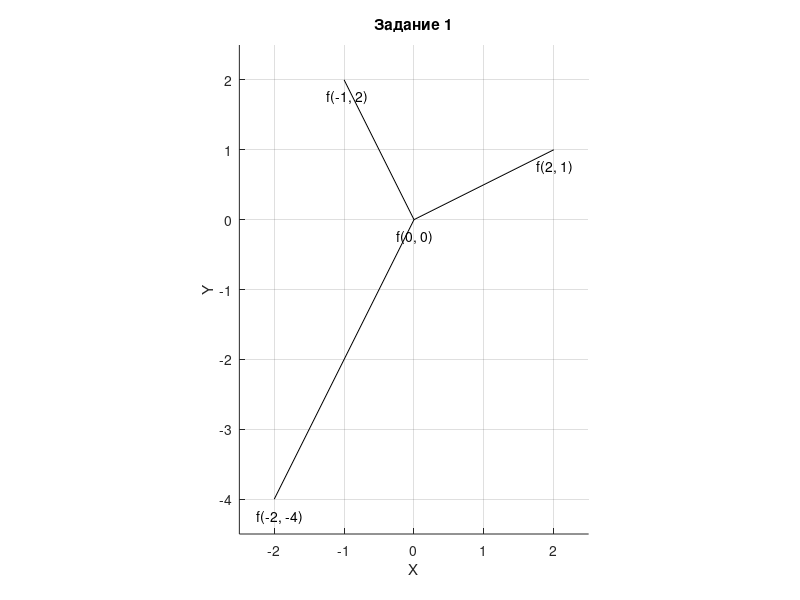
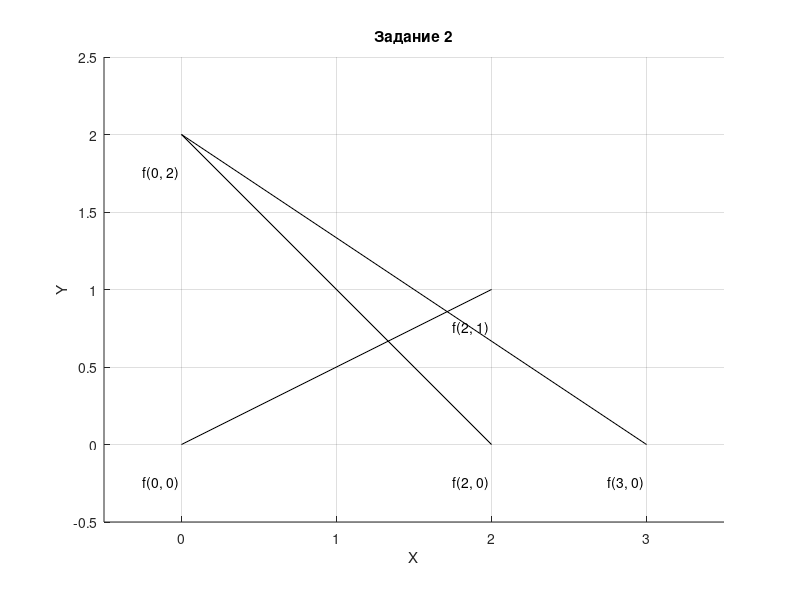
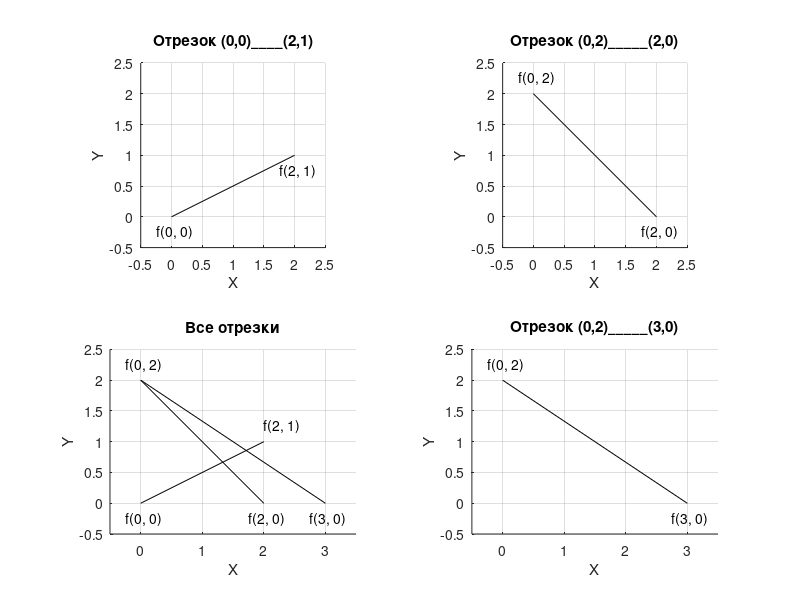
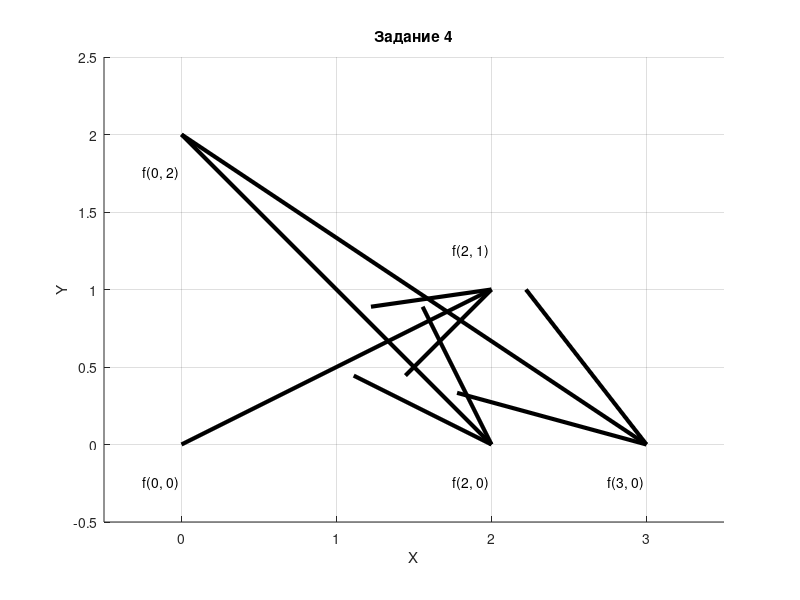

Recreate these plots in MATLAB, in order.
%% Задание 1
% Постройте три отрезка 
% (0,0)______(2,1),   (0,0)______(-1, 2),   (-2,-4)______(0,0).
figure("Name", "Задание 1", "NumberTitle","off");
title("Задание 1");
grid on;
hold on;
line([0;2],[0;1], 'Color', "k");
line([0;-1],[0;2], 'Color', "k");
line([-2,0],[-4,0], 'Color', "k");
axis equal;
axis([-2.5 2.5 -4.5 2.5]);
xlabel("X");
ylabel("Y");
text(-0.25, -0.25,"\bf(0, 0)");
text(1.75, 0.75,"\bf(2, 1)");
text(-1.25, 1.75,"\bf(-1, 2)");
text(-2.25, -4.25,"\bf(-2, -4)")

%% Задание 2
% Постройте три отрезка 
% (0,0)____(2,1),   (0,2)_____(2,0), (0,2)_____(3,0) 
% с помощью одной команды line.
figure("Name", "Задание 2", "NumberTitle","off");
title("Задание 2");
grid on;
hold on;
line([0,0,0;2,2,3],[0,2,2;1,0,0], 'Color', "k");
axis equal;
axis([-0.5 3.5 -0.5 2.5]);
xlabel("X");
ylabel("Y");
text(-0.25, -0.25,"\bf(0, 0)");
text(1.75, 0.75,"\bf(2, 1)");
text(-0.25, 1.75,"\bf(0, 2)");
text(1.75, -0.25,"\bf(2, 0)");
text(2.75, -0.25,"\bf(3, 0)")

%% Задание 3
% Создайте графическое окно для четырёх координатных плоскостей. 
% В третьей области постройте все три отрезка, в остальных - по одному. 
% Отрезки:
% (0,0)____(2,1) ,  (0,2)_____(2,0) ,  (0,2)_____(3,0) .
figure("Name", "Задание 3", "NumberTitle","off");
subplot(2, 2, 1);
title("Отрезок (0,0)____(2,1)");
grid on;
line([0;2],[0;1], 'Color', "k");
axis equal;
axis([-0.5 2.5 -0.5 2.5]);
xlabel("X");
ylabel("Y");
text(-0.25, -0.25,"\bf(0, 0)");
text(1.75, 0.75,"\bf(2, 1)");

subplot(2,2,2);
title("Отрезок (0,2)_____(2,0)");
grid on;
line([0;2],[2;0], 'Color', "k");
axis equal;
axis([-0.5 2.5 -0.5 2.5]);
xlabel("X");
ylabel("Y");
text(-0.25, 2.25,"\bf(0, 2)");
text(1.75, -0.25,"\bf(2, 0)");

subplot(2,2,3);
title("Все отрезки");
grid on;
hold on;
line([0,0,0;2,2,3],[0,2,2;1,0,0], 'Color', "k");
axis equal;
axis([-0.5 3.5 -0.5 2.5]);
xlabel("X");
ylabel("Y");
text(-0.25, -0.25,"\bf(0, 0)");
text(2, 1.25,"\bf(2, 1)");
text(-0.25, 2.25,"\bf(0, 2)");
text(1.75, -0.25,"\bf(2, 0)");
text(2.75, -0.25,"\bf(3, 0)")

subplot(2,2,4);
title("Отрезок (0,2)_____(3,0)");
grid on;
line([0;3],[2;0], 'Color', "k");
axis equal;
axis([-0.5 3.5 -0.5 2.5]);
xlabel("X");
ylabel("Y");
text(-0.25, 2.25,"\bf(0, 2)");
text(2.75, -0.25,"\bf(3, 0)");

%% Задание 4
% Постройте следующие векторы 
% (0,0)____(2,1), (0,2)_____(2,0),(0,2)_____(3,0). 
% Можно пользоваться quiver и line+plot по выбору. 
% Все векторы покрасьте в чёрный цвет, установите для них толщину 3.
figure("Name", "Задание 4", "NumberTitle","off");
title("Задание 4");
grid on;
hold on;
quiver(0,0,2,1,1,'LineWidth',3,"Color","k");
quiver(0,2,2,-2,1,'LineWidth',3,"Color","k");
quiver(0,2,3,-2,1,'LineWidth',3,"Color","k");
axis equal;
axis([-0.5 3.5 -0.5 2.5]);
xlabel("X");
ylabel("Y");
text(-0.25, -0.25,"\bf(0, 0)");
text(1.75, 1.25,"\bf(2, 1)");
text(-0.25, 1.75,"\bf(0, 2)");
text(1.75, -0.25,"\bf(2, 0)");
text(2.75, -0.25,"\bf(3, 0)")

%% Задание 5
% Изобразите векторы-орты координатных осей в пространстве:
% (орты  -  это единичные направляющие векторы) 
% (0, 0, 0) _____________(1, 0, 0)
% (0, 0, 0) _____________(0,1, 0)
% (0, 0, 0) _____________(0, 0, 1)
figure("Name", "Задание 5", "NumberTitle","off");
title("Задание 5");
grid on;
hold on;
quiver3(0,0,0,1,0,0,1);
quiver3(0,0,0,0,1,0,1);
quiver3(0,0,0,0,0,1,1);
axis equal;
axis([-0.5 1.5 -0.5 1.5 -0.5 1.5]);
xlabel("X");
ylabel("Y");
zlabel("Z");
text(-0.25, -0.25, -0.25, "\bf(0, 0, 0)");
text(1, -0.25, -0.25,"\bf(1, 0, 0)");
text(-0.25, 1.25, -0.25,"\bf(0, 1, 0)");
text(-0.25, -0.25, 1.25,"\bf(0, 0, 1)")

%% Задание 6
% Изобразите координатные оси двухмерного пространства X, Y  толщиной 3 
% (например, от 0 до 10), а орты изобразите черным цветом, толщиной 4.
figure("Name", "Задание 6", "NumberTitle","off");
title("Задание 6");
grid on;
hold on;
quiver(0,0,10,0,1,'LineWidth',3);
quiver(0,0,0,10,1,'LineWidth',3);
quiver(0,0,1,0,1,'LineWidth',4,"Color","k");
quiver(0,0,0,1,1,'LineWidth',4,"Color","k");
axis equal;
axis([-0.5 10 -0.5 10]);
text(-0.25, -0.25, "\bf(0, 0)");
text(1, 0.25,"\bf(1, 0)");
text(0.25, 1,"\bf(0, 1)");
text(-0.25, 5, "\bfY");
text(5, -0.25, "\bfX")

%% Задание 7
% Изобразите координатные оси трёхмерного пространства X, Y, Z толщиной 2 
% (например, от 0 до 10), а орты изобразите черным цветом, толщиной 4.
figure("Name", "Задание 7", "NumberTitle","off");
title("Задание 7");
grid on;
hold on;
quiver3(0,0,0,5,0,0,1,'LineWidth',2);
quiver3(0,0,0,0,5,0,1,'LineWidth',2);
quiver3(0,0,0,0,0,5,1,'LineWidth',2);
quiver3(0,0,0,1,0,0,1,'LineWidth',4,"Color","k");
quiver3(0,0,0,0,1,0,1,'LineWidth',4,"Color","k");
quiver3(0,0,0,0,0,1,1,'LineWidth',4,"Color","k");
axis equal;
axis([-0.5 7 -0.5 7 -0.5 7]);
text(-0.25, -0.25, -0.25, "\bf(0,0,0)");
text(1, 0.25, 0.25,"\bf(1,0,0)");
text(0.25, 1, 0.25,"\bf(0,1,0)");
text(0.25, 0.25, 1,"\bf(0,0,1)");
text(-0.25, 2.5, 0.25, "\bfY");
text(2.5, -0.25, 0.25,"\bfX");
text(-0.25, -0.25, 2.5, "\bfZ")

%% Задание 8
% Изобразите данные ниже отрезки, укажите координаты точек конца каждого отрезка на графике в виде (х,у). 
% С помощью команды axis([xmin xmax ymin ymax]) установите оптимальные границы координатных осей, 
% включите отображение координатной сетки, установите одинаковый масштаб по осям:
% а) line([-1;2],[ 3;-5]);    
% б) line([1,4;2,3],[-1,0;-3,-5])
figure("Name", "Задание 8", "NumberTitle","off");
title("Задание 8");
grid on;
hold on;
line([-1;2],[ 3;-5], 'Color', 'b');
line([1,4;2,3],[-1,0;-3,-5], 'Color', 'r');
axis equal;
axis([-1.5 4.5 -5.5 3.5]);
xlabel("X");
ylabel("Y");
text(-1.25, 3.25, "\bf(-1, 3)");
text(1.75, -4.75,"\bf(2, -5)");
text(0.75, -0.75,"\bf(1, -1)");
text(1.75, -3.25,"\bf(2, -3)");
text(3.75, 0.25,"\bf(4, 0)");
text(2.75, -4.75,"\bf(3, -5)");

%% Задание 9
% Изобразите правило треугольника на следующем примере.
% Даны три точки с координатами A(-2 0), B(1 2), C(1 -1). 
% Найдите векторы АВ, ВС, AC (например, АВ=В-А). 
% Убедитесь, что АВ+ВС=AC. Изобразите векторы АВ и ВС синим 
% и АС красным, выделите и обозначьте вершины (команда text).
figure("Name", "Задание 9", "NumberTitle","off");
title("Задание 9");
grid on;
hold on;
quiver(-2,0,3,2,1,'Color',"b");
quiver(1,2,0,-3,1,'Color',"b");
quiver(-2,0,3,-1,1,'Color',"r");
axis equal;
axis([-2.5 1.5 -1.5 2.5]);
xlabel("X");
ylabel("Y");plot(-2,0,'.', 'LineWidth',4)
plot(-2,0,'.', 'LineWidth',4)
plot(1,2,'.', 'LineWidth',4)
plot(1,-1,'.', 'LineWidth',4)
text(-2, -0.25, "A(-2, 0)");
text(1, 2.25, "B(1, 2)");
text(1, -1.25, "C(1, -1)");
text(-2, 1, "AB = B - A = [3;2]");
text(0.25, 0.5, "BC = C - B = [0;-3]");
text(-1, -0.75, "AC = C - A = [3;-1]");

%% Задание 10
% Дан параллелограмм ABCD, известны координаты трёх его точек: 
% A(-2 0), B(1 2), C(1 -1). Найдите координаты четвертой вершины D (x,y) 
% параллелограмма, учитывая требования к векторам ниже.
% Разбейте графическое окно на две области.
% В первом изобразите параллелограмм с помощью line ABCD, выделите и обозначьте вершины (команда text).
% Найдите векторы AB, DC, AD, BC . 
% Докажите, что пары векторов AB и DC, AD и  BC  коллинеарны, сонаправлены и равны.
% Во втором графическом окне покажите правило параллелограмма:
% AB+AD=AC.
% Изобразите векторы АВ и  AD синим и АС красным, 
% остальные стороны параллелограмма ВС и CD - чёрным.
figure("Name", "Задание 10", "NumberTitle","off");
subplot(2, 1, 1);
grid on;
hold on;
line([-2,1,-2,4;1,4,1,1],[0,2,0,1;2,1,-1,-1]);
axis equal;
axis([-2.5 4.5 -1.5 2.5]);
xlabel("X");
ylabel("Y");
plot(-2,0,'.', 'LineWidth',4)
plot(1,2,'.', 'LineWidth',4)
plot(1,-1,'.', 'LineWidth',4)
plot(4,1,'.', 'LineWidth',4)
text(-2, -0.25, "A(-2, 0)");
text(1, 2.25, "B(1, 2)");
text(1, -1.25, "C(1, -1)");
text(4, 0.75, "D(4;1)");
text(-4, 1.25, "AB = B-A = [3;2] = 1*CD = CD");
text(3, 1.5, "BD = D-B = [3;-1] = 1*AC = AC");
text(2, 0, "CD = D-C = [3;2] = 1*AB = AB");
text(-3, -0.75, "AC = C-A = [3;-1] = 1*BD = BD");

subplot(2,1,2);
grid on;
hold on;
line([1;4],[2;1],'Color',"k");
line([1;4],[-1;1],'Color',"k");
quiver(-2,0,3,2,1,'Color',"b");
quiver(-2,0,3,-1,1,'Color',"b");
quiver(-2,0,6,1,1,'Color',"r");
axis equal;
axis([-2.5 4.5 -1.5 2.5]);
xlabel("X");
ylabel("Y");
text(-2, -0.25, "A(-2, 0)");
text(1, 2.25, "B(1, 2)");
text(1, -1.25, "C(1, -1)");
text(4, 0.75, "D(4;1)");
text(-3.5, 1.25, "AB = B-A = [3;2]");
text(-3, -0.75, "AC = C-A = [3;-1]");
text(1, 0, "AD = AB + AC = [6;1]");

%% Задание 11
% Вычислите сумму двух векторов a1=(2;4;6), b1=(3;5;2).
% Вычислите разность двух векторов a2=(7;6;5), b2=(3;5;2).
% Сделайте геометрическую интерпретацию в двух областях одного графического окна. 
% Пометьте векторы полужирным шрифтом (команда text,  {\bf})
figure("Name", "Задание 11", "NumberTitle","off");
subplot(1, 2, 1);
grid on;
hold on;
quiver3(0,0,0,2,4,6,1);
quiver3(2,4,6,3,5,2,1);
quiver3(0,0,0,5,9,8,1);
axis equal;
axis([-0.5 7 -0.5 9.5 -0.5 8.5]);
xlabel("X");
ylabel("Y");
zlabel("Z");
text(1, 2, 3, "\bfa1=(2;4;6)");
text(2.25, 4.5, 7, "\bfb1=(3;5;2)");
text(2.5, 4, 3, "\bfa1+b1=(5;9;8)");

subplot(1,2,2)
grid on;
hold on;
quiver3(0,0,0,7,6,5,1);
quiver3(7,6,5,-3,-5,-2,1);
quiver3(0,0,0,4,1,3,1);
axis equal;
axis([-0.5 7.5 -0.5 6.5 -0.5 5.5]);
xlabel("X");
ylabel("Y");
zlabel("Z");
text(3.5, 3, 2.5, "\bfa2=(7;6;5)");
text(5, 2, 4, "\bf-b2=(-3;-5;-2)");
text(2, 0, 1.5, "\bfa2-b2=a2+(-b2)=(4;1;3)");
